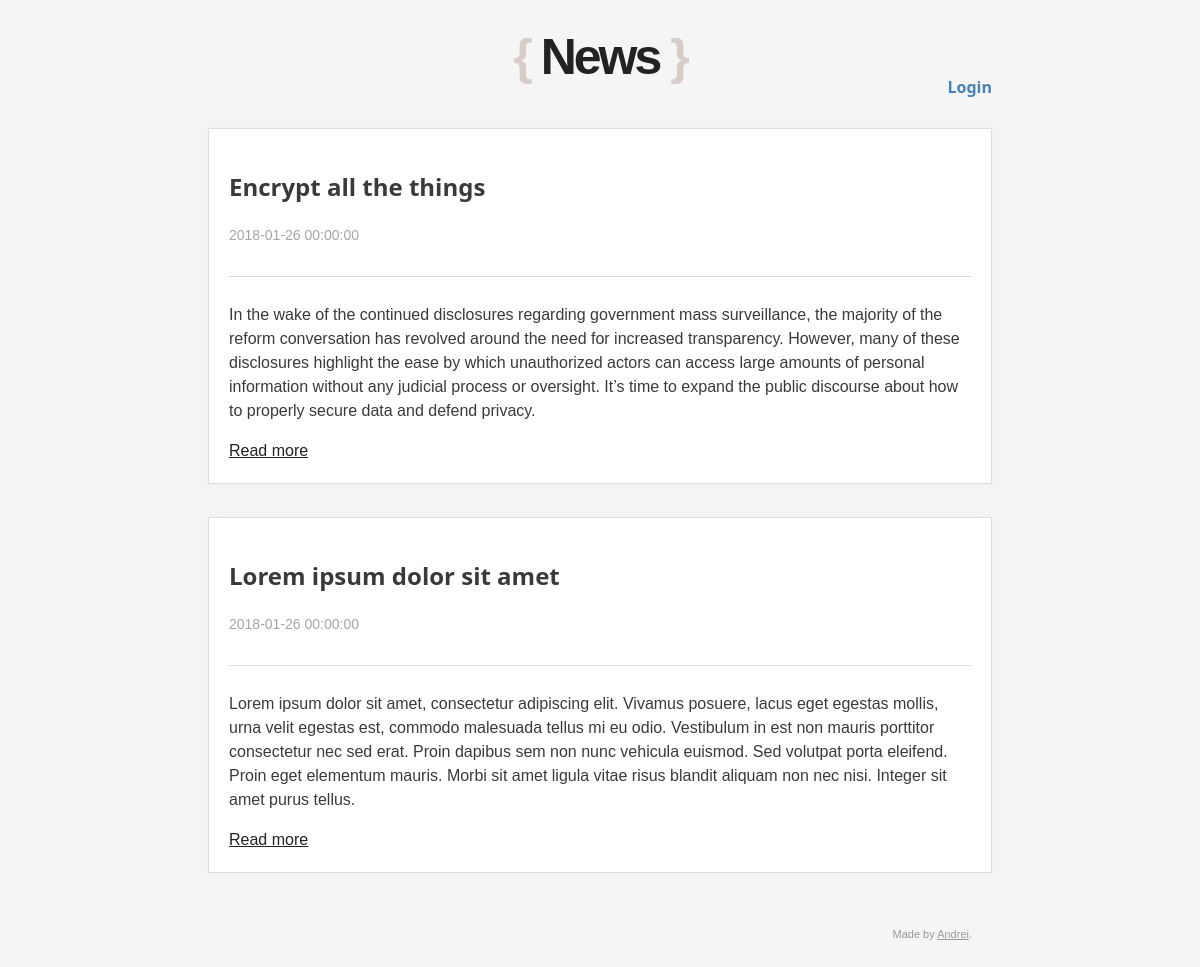
The page / on the database its author committed.
### tables this page shows
CREATE TABLE `news` (
    `id` INT UNSIGNED NOT NULL AUTO_INCREMENT PRIMARY KEY,
    `title` VARCHAR(300) NOT NULL,
    `entry` TEXT NOT NULL,
    `date` DATETIME NOT NULL,
    `author_id` INT UNSIGNED NOT NULL
);

### application/controller/home.php (called while the page is built, shortened)
<?php
class Home extends Controller {
    public function index() {
        $news = $this->model->getAllNews();
        require APP . 'view/_templates/header.php';
        require APP . 'view/home/index.php';
        require APP . 'view/_templates/footer.php';
    }
}

### public/index.php (called while the page is built, shortened)
<?php
require APP . 'core/application.php';
require APP . 'core/controller.php';
$app = new Application();

### application/authentication/Auth.php (called while the page is built, shortened)
<?PHP
class Auth {
    public static function check_login($mysqli) {
        if (isset($_SESSION['user_id'], $_SESSION['username'], $_SESSION['login_string'])) {
            $user_id = $_SESSION['user_id'];
            $login_string = $_SESSION['login_string'];
            $username = $_SESSION['username'];
            $user_browser = $_SERVER['HTTP_USER_AGENT'];
            $query = "SELECT password FROM members WHERE id = ? LIMIT 1";
            if ($stmt = $mysqli->prepare($query)) {
                $stmt->bind_param('i', $user_id);
                $stmt->execute();
                $stmt->store_result();
                if ($stmt->num_rows == 1) {
                    $stmt->bind_result($password);
                    $stmt->fetch();
                    $check_login = hash('sha512', $password . $user_browser);
                    if (hash_equals($check_login, $login_string) ){
                        return true;
                    } else {
                        return false;
                    }
                } else {
                    return false;
                }
            } else {
                return false;
            }
        } else {
            return false;
        }
    }
}
?>

### application/core/controller.php (called while the page is built, shortened)
<?php
class Controller {
    public $db = null;
    private function openDatabaseConnection() {
        $options = array(PDO::ATTR_DEFAULT_FETCH_MODE => PDO::FETCH_OBJ, PDO::ATTR_ERRMODE => PDO::ERRMODE_WARNING);
        $this->db = new PDO(DB_TYPE . ':host=' . DB_HOST . ';dbname=' . DB_NAME . ';charset=' . DB_CHARSET, DB_USER, DB_PASS, $options);
    }
    public function loadModel() {
        require APP . 'model/model.php';
        $this->model = new Model($this->db);
    }
}

### application/model/model.php (called while the page is built, shortened)
<?php
class Model {
    function __construct($db) {
        try {
            $this->db = $db;
        } catch (PDOException $e) {
            exit('Database connection could not be established.');
        }
    }
    public function getAllNews() {
        $sql = "SELECT * FROM news ORDER BY date DESC;";
        $query = $this->db->prepare($sql);
        $query->execute();
        return $query->fetchAll();
    }
}

### application/view/home/index.php (the view, shortened to what this page needs)
<?PHP
include_once '../application/authentication/Auth.php';
include_once '../application/libs/Parsedown.php';
?>
<?php
    $Parsedown = new Parsedown();
    foreach ($news as $article) {
        $article->entry = $Parsedown->text($article->entry);
        $html = '
        <div class="container a-'.$article->id.'">
            <div class="article-title">
                <a href="home/viewnews/'.$article->id.'"><h2>'.$article->title.'</h2></a>
            </div>
            <div class="article-meta">
                <time>'.$article->date.'</time>
            </div>
            <div class="box">
                <p>'.$article->entry.'</p>
            </div>
            <div class="read-more">
                <a href="home/viewnews/'.$article->id.'">Read more</a>
            </div>
        ';
        $html .= '
        </div>
        ';
        echo $html;
    }
?>

### application/core/application.php (shortened to what this page needs)
<?php
class Application {
    private $url_controller = null;
    public function __construct() {
        if (!$this->url_controller) {
            require APP . 'controller/home.php';
            $page = new Home();
            $page->index();
        } else {
            header('location: ' . URL . 'problem');
        }
    }
}

### application/view/_templates/header.php (shortened to what this page needs)
<?php
include_once '../application/authentication/Auth.php';
$mysqli = new mysqli("localhost", "root", "", "news");
?>
<!DOCTYPE html>
<html>
<head>
    <link href="<?php echo URL; ?>css/style.css" rel="stylesheet">
    <link href="<?php echo URL; ?>css/notifier.css" rel="stylesheet">
</head>
<body>
    <div id="wrap">
        <div class="logo">
            <span>{ </span>News<span> }</span>
        </div>
        <?php
        if (Auth::check_login($mysqli) == true) {
            echo '<div class="auth main">';
            echo "<p>Currently logged in as <span><b>'".$_SESSION['username']."'</b></span></p>";
            echo '<p><a href="'.URL.'login/logout">Logout</a></p>';
            echo "</div>";
        } else {
            echo '<div class="auth">';
            echo '<p><a class="logout" href="'.URL.'login">Login</a></p>';
            echo "</div>";
        }
        ?>

### application/libs/Parsedown.php (shortened to what this page needs)
<?php
class Parsedown
{
    protected $breaksEnabled;
    protected function unmarkedText($text)
    {
        if ($this->breaksEnabled)
        {
            $text = preg_replace('/[ ]*\n/', "<br />\n", $text);
        }
        else
        {
            $text = preg_replace('/(?:[ ][ ]+|[ ]*\\\\)\n/', "<br />\n", $text);
            $text = str_replace(" \n", "\n", $text);
        }
        return $text;
    }
}

### application/view/_templates/footer.php (shortened to what this page needs)
        <div class="footer">
            Made by <a href="https://github.com/Andycatmeow">Andrei</a>.
        </div>
    </div>
</body>
</html>

### public/css/style.css (style rules this page uses)
* { box-sizing: border-box; }
body { font-family: Arial; font-size: 16px; background: #f5f5f5; color: #3a3a3a; line-height: 1.5; }
#wrap { max-width: 850px; margin: 0 auto; }
.logo { font-size: 50px; font-weight: bolder; letter-spacing: -3px; color: #222; margin: 20px 30px; text-align: center; }
.logo span { color: #31bd31d4; color: #d7ccc8; }
.auth { float: right; font-family: Segoe UI; text-align: right; margin: -40px 33px; }
.auth p { margin: 0; }
.auth a { text-decoration: none; color: #4881b3; font-size: 16px; font-weight: bold; }
.container { border: 1px solid #ddd; padding: 20px; margin: 33px; background: #fff; overflow: hidden; box-shadow: 0 0 11px rgba(228, 228, 228, 0.33); }
.container a { color: #222; }
.container .article-title { display: inline-block; }
.container .article-title a { color: #3a3a3a; text-decoration: none; }
.container .article-meta { font-size: 14px; color: #848484; color: #a5a5a5; }
.container h2 { font-family: Segoe UI; }
.container .read-more { display: inline-block; }
.container .box { border-top: 1px solid #ddd; padding-top: 10px; margin-top: 30px; }
.footer { padding: 20px; margin: 33px; text-align: right; font-size: 11px; opacity: 0.5; }
.footer a { color: #454545; }

### rows shown on the page
news: title "Encrypt all the things", date "2018-01-26 00:00:00", text "In the wake of the continued disclosures regarding government mass surveillance, the majority of the reform conversation has revolved around the need for increased transparency. However, many of these disclosures highlight the ease by which unauthorized actors can access large amounts of personal information without any judicial process or oversight. It’s time to expand the public discourse about how to properly secure data and defend privacy."
news: title "Lorem ipsum dolor sit amet", date "2018-01-26 00:00:00", text "Lorem ipsum dolor sit amet, consectetur adipiscing elit. Vivamus posuere, lacus eget egestas mollis, urna velit egestas est, commodo malesuada tellus mi eu odio. Vestibulum in est non mauris porttitor consectetur nec sed erat. Proin dapibus sem non nunc vehicula euismod. Sed volutpat porta eleifend. Proin eget elementum mauris. Morbi sit amet ligula vitae risus blandit aliquam non nec nisi. Integer sit amet purus tellus."
